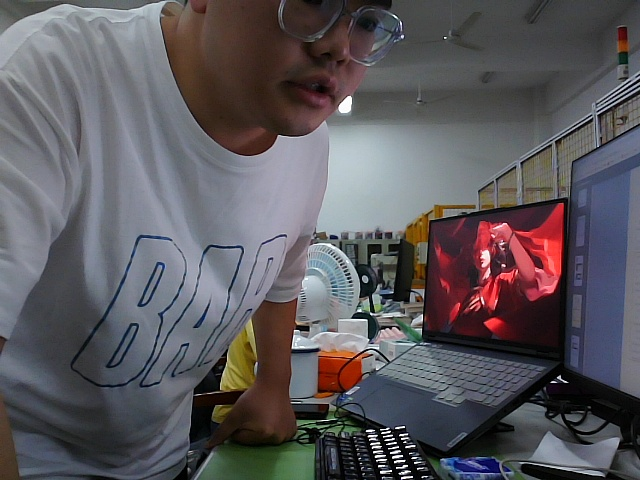
#> input picture references/4_python_test/test_4_3_pictures/3.jpg, 640 x 480 px, found by its file name
$ python test_4_4_2.py
#> lines starting #> are read from the running program, lines starting #| are printed output that depends on the picture
#2、彩色图像直方图
import cv2
import numpy as np
#计算每个通道的直方图函数
def calcAndDrawHist(image, color):
    hist= cv2.calcHist([image], [0], None, [256], [0.0,255.0])
    minVal, maxVal, minLoc, maxLoc = cv2.minMaxLoc(hist)
    histImg = np.zeros([256,256,3], np.uint8)
    hpt = int(0.9* 256);
    for h in range(256):
        intensity = int(hist[h]*hpt/maxVal)
        cv2.line(histImg,(h,256), (h,256-intensity), color)
    return histImg;
img = cv2.imread('/home/mowen/4_python_test/test_4_3_pictures/3.jpg',cv2.IMREAD_COLOR)
#> img is the input picture: shape (480, 640, 3); mean B, G, R 93.3, 88.8, 92.1
b, g, r = cv2.split(img)
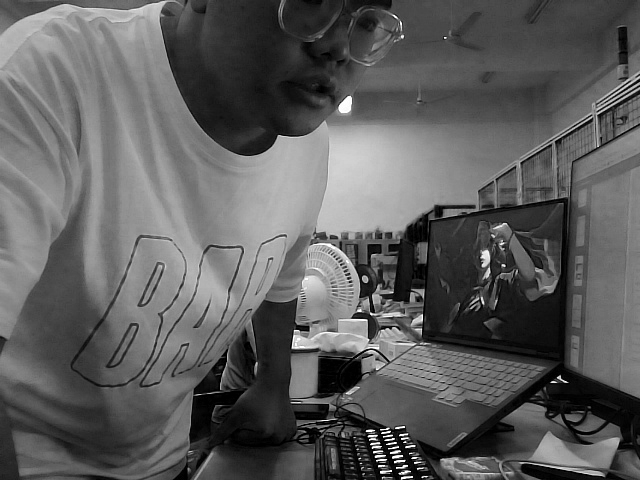
#> b: shape (480, 640); min 0, max 255, mean 93.3
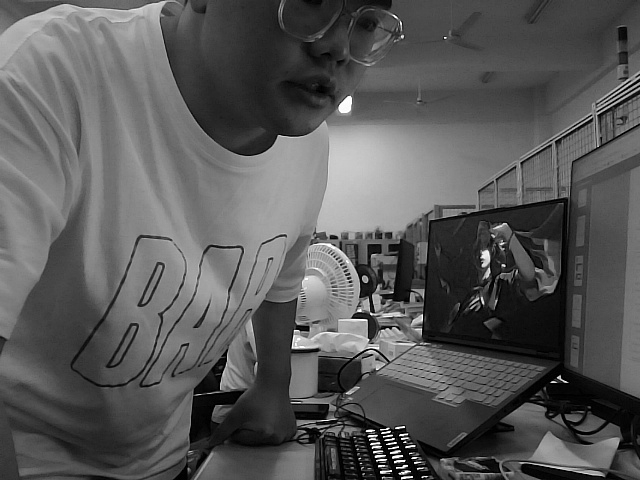
#> g: shape (480, 640); min 0, max 255, mean 88.8
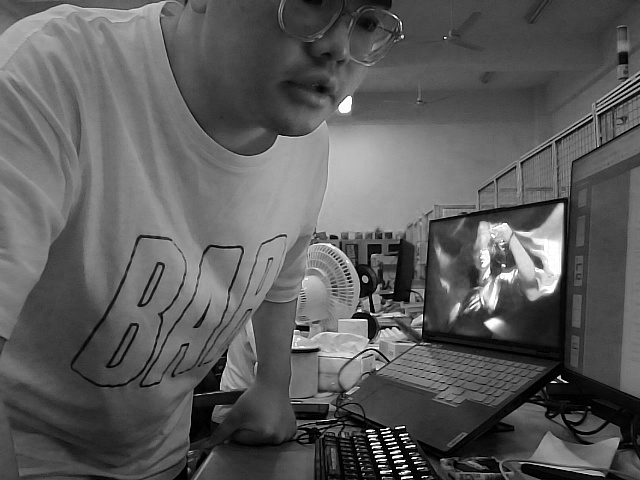
#> r: shape (480, 640); min 0, max 255, mean 92.1
histImgB = calcAndDrawHist(b, [255, 0, 0])
#> in calcAndDrawHist, `hist= cv2.calcHist([image], [0], None, [256], [0.0,255.0])`: hist = 256 values, max 3123 at index 73, min 0 at index 255, mean 1198.3
#> in calcAndDrawHist, `minVal, maxVal, minLoc, maxLoc = cv2.minMaxLoc(hist)`: minVal = 0; maxVal = 3123; minLoc = (0, 255); maxLoc = (0, 73)
#> the loop in calcAndDrawHist, `for h in range(256):` made 256 passes
#> intensity on passes 1 to 3: 191, 51, 79
#> after the loop in calcAndDrawHist, `for h in range(256):`:
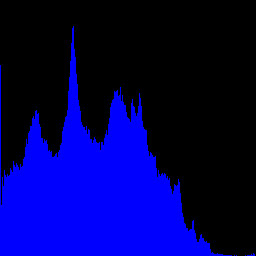
#> histImg: shape (256, 256, 3); mean of channels 0, 1, 2 87.4, 0, 0; drawn as B, G, R
histImgG = calcAndDrawHist(g, [0, 255, 0])
#> in calcAndDrawHist (call 2), `hist= cv2.calcHist([image], [0], None, [256], [0.0,255.0])`: hist = 256 values, max 3762 at index 73, min 0 at index 255, mean 1199.2
#> in calcAndDrawHist (call 2), `minVal, maxVal, minLoc, maxLoc = cv2.minMaxLoc(hist)`: maxVal = 3762
#> the loop in calcAndDrawHist (call 2), `for h in range(256):` made 256 passes
#> intensity on passes 1 to 3: 91, 58, 54
#> after the loop in calcAndDrawHist (call 2), `for h in range(256):`:
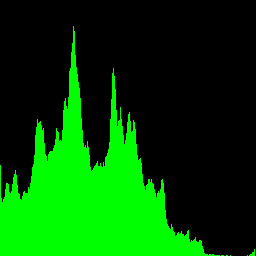
#> histImg: shape (256, 256, 3); mean of channels 0, 1, 2 0, 72.6, 0; drawn as B, G, R
histImgR = calcAndDrawHist(r, [0, 0, 255])
#> in calcAndDrawHist (call 3), `hist= cv2.calcHist([image], [0], None, [256], [0.0,255.0])`: hist = 256 values, max 4917 at index 72, min 0 at index 255, mean 1197.3
#> in calcAndDrawHist (call 3), `minVal, maxVal, minLoc, maxLoc = cv2.minMaxLoc(hist)`: maxVal = 4917; maxLoc = (0, 72)
#> the loop in calcAndDrawHist (call 3), `for h in range(256):` made 256 passes
#> intensity on passes 1 to 3: 119, 40, 38
#> after the loop in calcAndDrawHist (call 3), `for h in range(256):`:
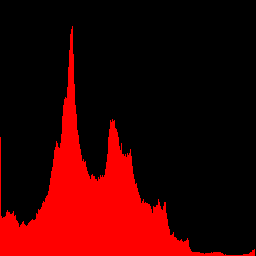
#> histImg: shape (256, 256, 3); mean of channels 0, 1, 2 0, 0, 55.3; drawn as B, G, R
hisimg = np.hstack((histImgB,histImgG,histImgR))
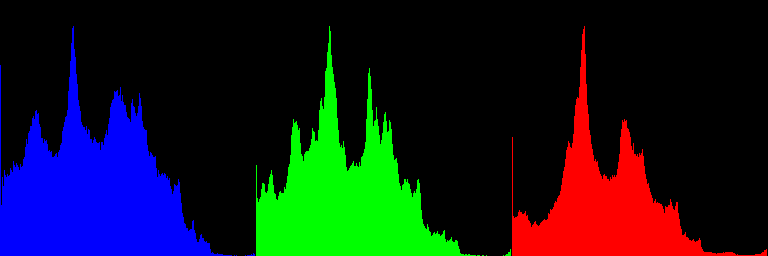
#> hisimg: shape (256, 768, 3); mean of channels 0, 1, 2 29.1, 24.2, 18.4; drawn as B, G, R
cv2.imshow("HIST", hisimg)
cv2.imshow("Img", img)
cv2.waitKey(0)

$ run again, with references/4_python_test/test_4_3_pictures/1.jpg copied over references/4_python_test/test_4_3_pictures/3.jpg
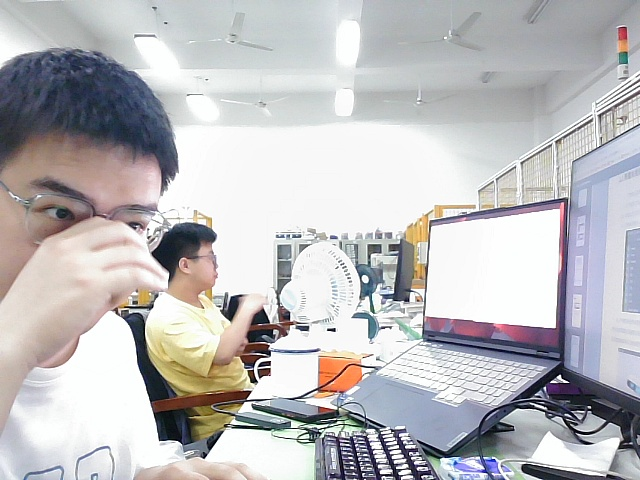
#> input picture references/4_python_test/test_4_3_pictures/1.jpg, 640 x 480 px, found by its file name
#> img is the input picture: shape (480, 640, 3); mean B, G, R 189.7, 187.8, 189
#> hist = 256 values, max 19450 at index 248, min 0 at index 255, mean 1162.8
#> minVal = 0; maxVal = 19450; minLoc = (0, 255); maxLoc = (0, 248)
#> the loop in calcAndDrawHist, `for h in range(256):` made 256 passes
#> intensity on passes 1 to 3: 2, 0, 0
#> hist = 256 values, max 19690 at index 248, min 0 at index 255, mean 1115.8
#> maxVal = 19690
#> the loop in calcAndDrawHist (call 2), `for h in range(256):` made 256 passes
#> intensity on passes 1 to 3: 2, 1, 1
#> after the loop in calcAndDrawHist (call 2), `for h in range(256):`:
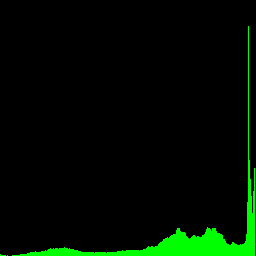
#> histImg: shape (256, 256, 3); mean of channels 0, 1, 2 0, 12.5, 0; drawn as B, G, R
#> `hisimg = np.hstack((histImgB,histImgG,histImgR))`:
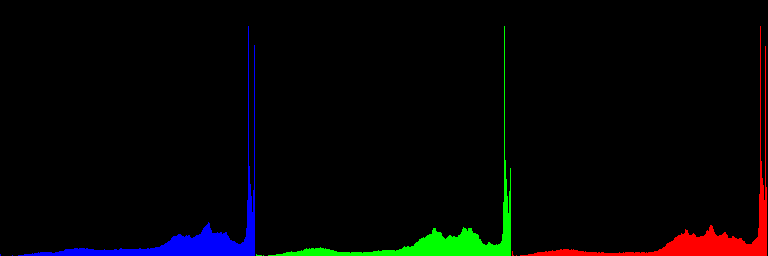
#> hisimg: shape (256, 768, 3); mean of channels 0, 1, 2 4.4, 4.2, 4.3; drawn as B, G, R
